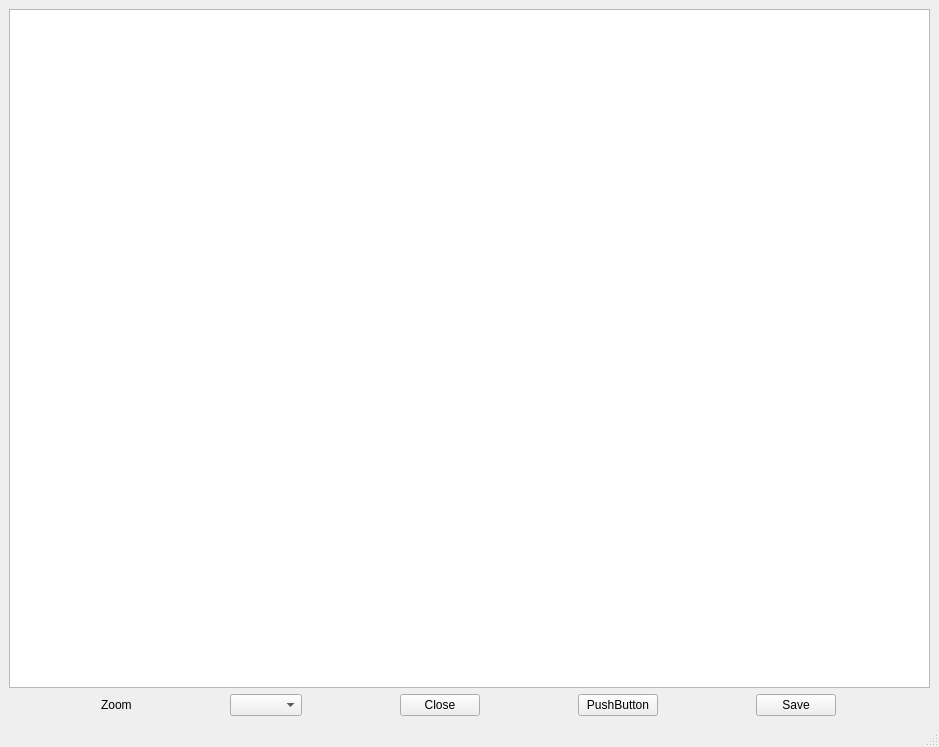
<?xml version="1.0" encoding="UTF-8"?>
<ui version="4.0">
 <class>MapEditor</class>
 <widget class="QMainWindow" name="MapEditor">
  <property name="geometry">
   <rect>
    <x>0</x>
    <y>0</y>
    <width>939</width>
    <height>747</height>
   </rect>
  </property>
  <property name="sizePolicy">
   <sizepolicy hsizetype="Fixed" vsizetype="Preferred">
    <horstretch>0</horstretch>
    <verstretch>0</verstretch>
   </sizepolicy>
  </property>
  <property name="windowTitle">
   <string>MainWindow</string>
  </property>
  <widget class="QWidget" name="centralwidget">
   <layout class="QVBoxLayout" name="verticalLayout">
    <item>
     <widget class="QGraphicsView" name="graphicsView"/>
    </item>
    <item>
     <layout class="QHBoxLayout" name="horizontalLayout">
      <item>
       <widget class="QLabel" name="label">
        <property name="sizePolicy">
         <sizepolicy hsizetype="Fixed" vsizetype="Preferred">
          <horstretch>0</horstretch>
          <verstretch>0</verstretch>
         </sizepolicy>
        </property>
        <property name="text">
         <string>Zoom</string>
        </property>
       </widget>
      </item>
      <item>
       <widget class="QComboBox" name="zoomBox">
        <property name="sizePolicy">
         <sizepolicy hsizetype="Fixed" vsizetype="Fixed">
          <horstretch>0</horstretch>
          <verstretch>0</verstretch>
         </sizepolicy>
        </property>
       </widget>
      </item>
      <item>
       <widget class="QPushButton" name="closeButton">
        <property name="sizePolicy">
         <sizepolicy hsizetype="Fixed" vsizetype="Fixed">
          <horstretch>0</horstretch>
          <verstretch>0</verstretch>
         </sizepolicy>
        </property>
        <property name="text">
         <string>Close</string>
        </property>
       </widget>
      </item>
      <item>
       <widget class="QPushButton" name="pushButton_2">
        <property name="sizePolicy">
         <sizepolicy hsizetype="Fixed" vsizetype="Fixed">
          <horstretch>0</horstretch>
          <verstretch>0</verstretch>
         </sizepolicy>
        </property>
        <property name="text">
         <string>PushButton</string>
        </property>
       </widget>
      </item>
      <item>
       <widget class="QPushButton" name="saveButton">
        <property name="sizePolicy">
         <sizepolicy hsizetype="Fixed" vsizetype="Fixed">
          <horstretch>0</horstretch>
          <verstretch>0</verstretch>
         </sizepolicy>
        </property>
        <property name="text">
         <string>Save</string>
        </property>
       </widget>
      </item>
     </layout>
    </item>
   </layout>
  </widget>
  <widget class="QMenuBar" name="menubar">
   <property name="geometry">
    <rect>
     <x>0</x>
     <y>0</y>
     <width>939</width>
     <height>21</height>
    </rect>
   </property>
  </widget>
  <widget class="QStatusBar" name="statusbar"/>
 </widget>
 <resources/>
 <connections/>
</ui>
